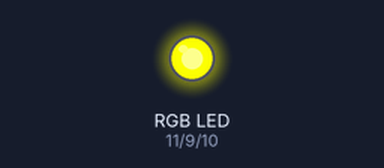
The sketch below on a simulated Arduino Uno, built with avr-gcc and run on an emulated ATmega328P. Shown: an RGB LED mixed from three pins (HIGH = lit). Dim RGB values are drawn brighter than linear; what the sketch prints to the serial monitor is not drawn.

Above: at 0.05 s.
At 1.75 s:
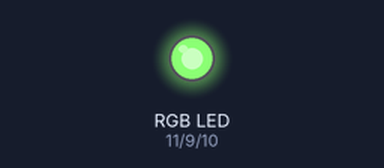
At 3.45 s:
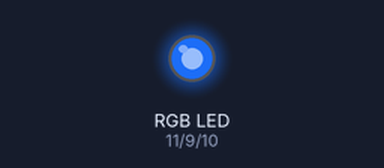
At 5.15 s:
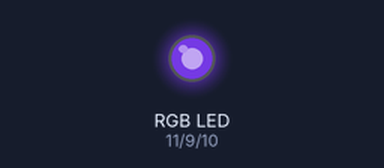
At 6.9 s:
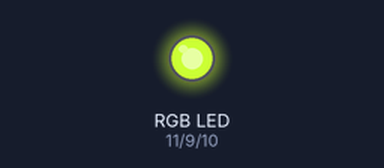
Timing chart, 0 to 10.0 s (numbered marks = the images above):
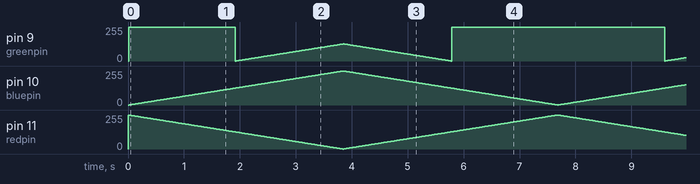

The sketch:

rgb.ino
```cpp
int redpin = 11; // select the pin for the red LED
int bluepin = 10; // select the pin for the blue LED
int greenpin = 9; // select the pin for the green LED
int val=0;

void setup () {
  pinMode(redpin, OUTPUT);
  pinMode(bluepin, OUTPUT);
  pinMode(greenpin, OUTPUT);
  Serial.begin(57600);
}

void loop () {
  for (val=255; val>0; val--)
  {
    analogWrite (redpin, val);
    delay(5);
    analogWrite (bluepin, 255-val);
    delay(5);
    analogWrite (greenpin, 128-val);
    delay(5);
  }
  delay(5);
  for (val = 0; val <255; val++)
  {
    analogWrite (redpin, val);
    delay(5);
    analogWrite (bluepin, 255-val);
    delay(5);
    analogWrite (greenpin, 128-val);
    delay(5);
  }
  Serial.println(val, DEC);
}
```
